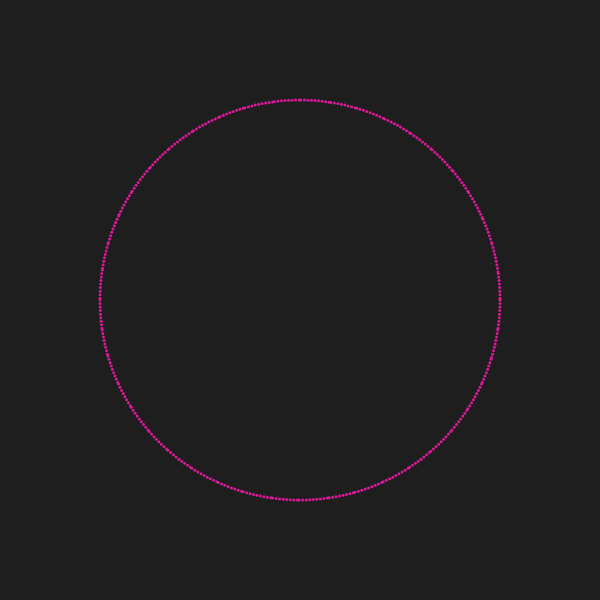
Frame 1 (no input)
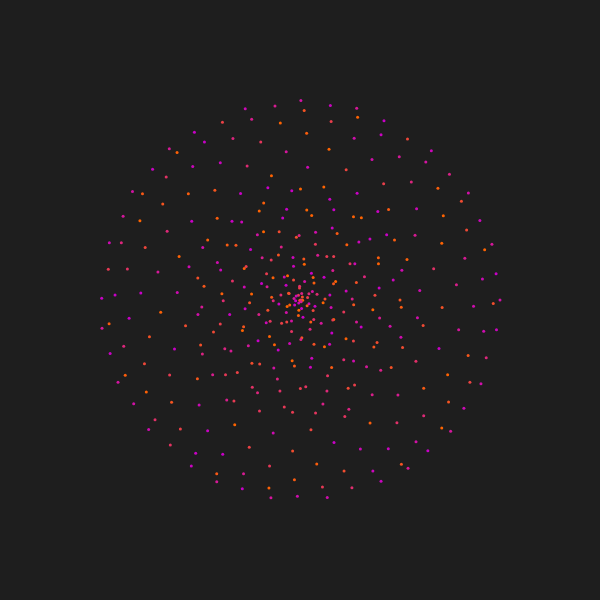
Frame 60 (no input)
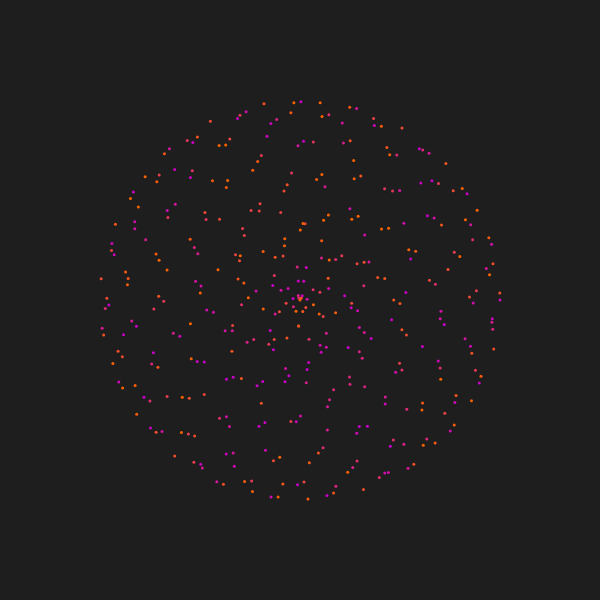
Frame 120 (the mouse pressed at the canvas centre since frame 60)

The p5.js sketch that drew these frames (run headless with seeded random() and noise() and a simulated clock; from frame 60 on, the mouse is pressed at the canvas centre):

// p5.js sketch
// ── sketch.js
/*
                                             Dancing Flower
                         
                                              Phase Sketch

I have attempted to create a phase animation using sine and cosine.
My objective for this sketch was to create a visually appealing animation. I researched for patterns and symmetry when I found the mathematical rose, which extensively uses sine and cosine. 

I first draw the flower on the canvas using vertex, it worked well although when adding frequency to animate it did not look as I expected. The vertex did not close its shape and the animation was not symmetrical.
After having some help at the lab I found out that the reason that the vertex was not closing was due the fact that I was creating the radius by multiplying the frequency for the index(TWO_PI) and it would never close as is the frequency that increments a little every time.  
To archive more symmetry, I change the vertex for points and worked out a number of points to create the rose shape.

For colour I wanted to create a pattern that combined with the animation would create a cool effect. I mapped RGB separately and use radius to change between colours creating a flicking effect.
I much prefer a clean look and choose to leave the background black to contrast with the flower.

In general, I am very pleased with my animation although a few things could be improved. I would like for example, the animation to run more smoothly, even if the frequency is low the points still move fast.
*/


// flat radius and frquency to be incremented 
var rd = 0;
var freq = 0;
var numPoints = 60;

function setup() {
    createCanvas(600, 600);
}

function flower() {

    // set the start point to the center
    translate(width / 2, height / 2);

    for (var i = 0; i < TWO_PI * numPoints; i++) {

        // colours variables:
        //map RGB values according to sine values; -1 and 1 and uses radius to change each poin between colours.
        var r = map(sin(rd / 2), -1, 1, 200, 255);
        var g = map(sin(rd / 2), -1, 1, 0, 100);
        var b = map(sin(rd / 2), -1, 1, 200, 0);

        //set the colours
        noFill();
        stroke(r, g, b);
        strokeWeight(3);

        // coordinates variables
        // set radius with current angle and frequency
        rd = 200 * cos(freq * i);
        // calculates x and y position and applies radius to create movement
        var x = rd * cos(i);
        var y = rd * sin(i);

        point(x, y);
    }
}

function draw() {

    background(30);

    flower();

    freq += 0.0001; // frequency increments the radius each frame creating the animation
}
